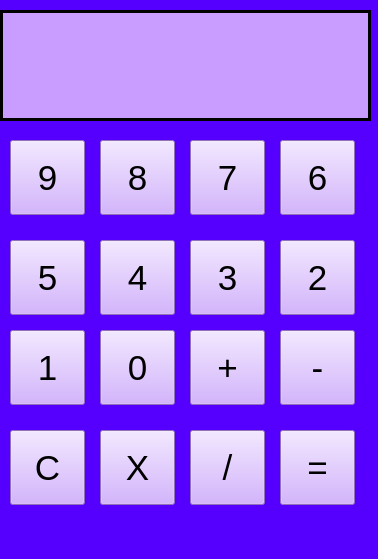
<?xml version="1.0" encoding="UTF-8"?>
<ui version="4.0">
 <class>MainWindow</class>
 <widget class="QMainWindow" name="MainWindow">
  <property name="geometry">
   <rect>
    <x>0</x>
    <y>0</y>
    <width>378</width>
    <height>559</height>
   </rect>
  </property>
  <property name="windowTitle">
   <string>calculator</string>
  </property>
  <property name="styleSheet">
   <string notr="true">background-color: rgb(85, 0, 255);</string>
  </property>
  <widget class="QWidget" name="centralwidget">
   <widget class="QLabel" name="label">
    <property name="geometry">
     <rect>
      <x>0</x>
      <y>10</y>
      <width>371</width>
      <height>111</height>
     </rect>
    </property>
    <property name="font">
     <font>
      <pointsize>28</pointsize>
     </font>
    </property>
    <property name="styleSheet">
     <string notr="true">background-color: rgb(201, 157, 255);</string>
    </property>
    <property name="frameShape">
     <enum>QFrame::Box</enum>
    </property>
    <property name="frameShadow">
     <enum>QFrame::Plain</enum>
    </property>
    <property name="lineWidth">
     <number>3</number>
    </property>
    <property name="text">
     <string/>
    </property>
    <property name="margin">
     <number>10</number>
    </property>
   </widget>
   <widget class="QPushButton" name="Button9">
    <property name="geometry">
     <rect>
      <x>10</x>
      <y>140</y>
      <width>75</width>
      <height>75</height>
     </rect>
    </property>
    <property name="font">
     <font>
      <pointsize>26</pointsize>
     </font>
    </property>
    <property name="styleSheet">
     <string notr="true">background-color: rgb(201, 157, 255);</string>
    </property>
    <property name="text">
     <string>9</string>
    </property>
   </widget>
   <widget class="QPushButton" name="Button7">
    <property name="geometry">
     <rect>
      <x>190</x>
      <y>140</y>
      <width>75</width>
      <height>75</height>
     </rect>
    </property>
    <property name="font">
     <font>
      <pointsize>26</pointsize>
     </font>
    </property>
    <property name="styleSheet">
     <string notr="true">background-color: rgb(201, 157, 255);</string>
    </property>
    <property name="text">
     <string>7</string>
    </property>
   </widget>
   <widget class="QPushButton" name="Button8">
    <property name="geometry">
     <rect>
      <x>100</x>
      <y>140</y>
      <width>75</width>
      <height>75</height>
     </rect>
    </property>
    <property name="font">
     <font>
      <pointsize>26</pointsize>
     </font>
    </property>
    <property name="styleSheet">
     <string notr="true">background-color: rgb(201, 157, 255);</string>
    </property>
    <property name="text">
     <string>8</string>
    </property>
   </widget>
   <widget class="QPushButton" name="Button6">
    <property name="geometry">
     <rect>
      <x>280</x>
      <y>140</y>
      <width>75</width>
      <height>75</height>
     </rect>
    </property>
    <property name="font">
     <font>
      <pointsize>26</pointsize>
     </font>
    </property>
    <property name="styleSheet">
     <string notr="true">background-color: rgb(201, 157, 255);</string>
    </property>
    <property name="text">
     <string>6</string>
    </property>
   </widget>
   <widget class="QPushButton" name="Button4">
    <property name="geometry">
     <rect>
      <x>100</x>
      <y>240</y>
      <width>75</width>
      <height>75</height>
     </rect>
    </property>
    <property name="font">
     <font>
      <pointsize>26</pointsize>
     </font>
    </property>
    <property name="styleSheet">
     <string notr="true">background-color: rgb(201, 157, 255);</string>
    </property>
    <property name="text">
     <string>4</string>
    </property>
   </widget>
   <widget class="QPushButton" name="Button5">
    <property name="geometry">
     <rect>
      <x>10</x>
      <y>240</y>
      <width>75</width>
      <height>75</height>
     </rect>
    </property>
    <property name="font">
     <font>
      <pointsize>26</pointsize>
     </font>
    </property>
    <property name="styleSheet">
     <string notr="true">background-color: rgb(201, 157, 255);</string>
    </property>
    <property name="text">
     <string>5</string>
    </property>
   </widget>
   <widget class="QPushButton" name="Button2">
    <property name="geometry">
     <rect>
      <x>280</x>
      <y>240</y>
      <width>75</width>
      <height>75</height>
     </rect>
    </property>
    <property name="font">
     <font>
      <pointsize>26</pointsize>
     </font>
    </property>
    <property name="styleSheet">
     <string notr="true">background-color: rgb(201, 157, 255);</string>
    </property>
    <property name="text">
     <string>2</string>
    </property>
   </widget>
   <widget class="QPushButton" name="Button3">
    <property name="geometry">
     <rect>
      <x>190</x>
      <y>240</y>
      <width>75</width>
      <height>75</height>
     </rect>
    </property>
    <property name="font">
     <font>
      <pointsize>26</pointsize>
     </font>
    </property>
    <property name="styleSheet">
     <string notr="true">background-color: rgb(201, 157, 255);</string>
    </property>
    <property name="text">
     <string>3</string>
    </property>
   </widget>
   <widget class="QPushButton" name="Button0">
    <property name="geometry">
     <rect>
      <x>100</x>
      <y>330</y>
      <width>75</width>
      <height>75</height>
     </rect>
    </property>
    <property name="font">
     <font>
      <pointsize>26</pointsize>
     </font>
    </property>
    <property name="styleSheet">
     <string notr="true">background-color: rgb(201, 157, 255);</string>
    </property>
    <property name="text">
     <string>0</string>
    </property>
   </widget>
   <widget class="QPushButton" name="Button1">
    <property name="geometry">
     <rect>
      <x>10</x>
      <y>330</y>
      <width>75</width>
      <height>75</height>
     </rect>
    </property>
    <property name="font">
     <font>
      <pointsize>26</pointsize>
     </font>
    </property>
    <property name="styleSheet">
     <string notr="true">background-color: rgb(201, 157, 255);</string>
    </property>
    <property name="text">
     <string>1</string>
    </property>
   </widget>
   <widget class="QPushButton" name="Sub">
    <property name="geometry">
     <rect>
      <x>280</x>
      <y>330</y>
      <width>75</width>
      <height>75</height>
     </rect>
    </property>
    <property name="font">
     <font>
      <pointsize>26</pointsize>
     </font>
    </property>
    <property name="styleSheet">
     <string notr="true">background-color: rgb(201, 157, 255);</string>
    </property>
    <property name="text">
     <string>-</string>
    </property>
   </widget>
   <widget class="QPushButton" name="Add">
    <property name="geometry">
     <rect>
      <x>190</x>
      <y>330</y>
      <width>75</width>
      <height>75</height>
     </rect>
    </property>
    <property name="font">
     <font>
      <pointsize>26</pointsize>
     </font>
    </property>
    <property name="styleSheet">
     <string notr="true">background-color: rgb(201, 157, 255);</string>
    </property>
    <property name="text">
     <string>+</string>
    </property>
   </widget>
   <widget class="QPushButton" name="Clear">
    <property name="geometry">
     <rect>
      <x>10</x>
      <y>430</y>
      <width>75</width>
      <height>75</height>
     </rect>
    </property>
    <property name="font">
     <font>
      <pointsize>26</pointsize>
     </font>
    </property>
    <property name="styleSheet">
     <string notr="true">background-color: rgb(201, 157, 255);</string>
    </property>
    <property name="text">
     <string>C</string>
    </property>
   </widget>
   <widget class="QPushButton" name="Equals">
    <property name="geometry">
     <rect>
      <x>280</x>
      <y>430</y>
      <width>75</width>
      <height>75</height>
     </rect>
    </property>
    <property name="font">
     <font>
      <pointsize>26</pointsize>
     </font>
    </property>
    <property name="styleSheet">
     <string notr="true">background-color: rgb(201, 157, 255);</string>
    </property>
    <property name="text">
     <string>=</string>
    </property>
   </widget>
   <widget class="QPushButton" name="Times">
    <property name="geometry">
     <rect>
      <x>100</x>
      <y>430</y>
      <width>75</width>
      <height>75</height>
     </rect>
    </property>
    <property name="font">
     <font>
      <pointsize>26</pointsize>
     </font>
    </property>
    <property name="styleSheet">
     <string notr="true">background-color: rgb(201, 157, 255);</string>
    </property>
    <property name="text">
     <string>X</string>
    </property>
   </widget>
   <widget class="QPushButton" name="Divide">
    <property name="geometry">
     <rect>
      <x>190</x>
      <y>430</y>
      <width>75</width>
      <height>75</height>
     </rect>
    </property>
    <property name="font">
     <font>
      <pointsize>26</pointsize>
     </font>
    </property>
    <property name="styleSheet">
     <string notr="true">background-color: rgb(201, 157, 255);</string>
    </property>
    <property name="text">
     <string>/</string>
    </property>
   </widget>
  </widget>
  <widget class="QMenuBar" name="menubar">
   <property name="geometry">
    <rect>
     <x>0</x>
     <y>0</y>
     <width>378</width>
     <height>22</height>
    </rect>
   </property>
  </widget>
  <widget class="QStatusBar" name="statusbar"/>
 </widget>
 <resources/>
 <connections/>
</ui>
